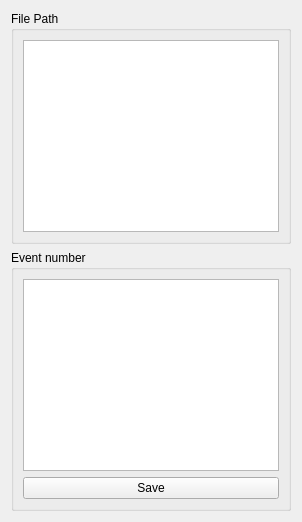
      <widget class="QWidget" name="tab_event_and_file_management">
       <attribute name="title">
        <string>Event and File Management</string>
       </attribute>
       <layout class="QGridLayout" name="gridLayout_9">
        <item row="0" column="0">
         <widget class="QGroupBox" name="groupBox_2">
          <property name="title">
           <string>File Path</string>
          </property>
          <layout class="QGridLayout" name="gridLayout_11">
           <item row="0" column="0">
            <widget class="QTableWidget" name="tableWidget_file_path">
             <property name="editTriggers">
              <set>QAbstractItemView::NoEditTriggers</set>
             </property>
             <attribute name="horizontalHeaderStretchLastSection">
              <bool>true</bool>
             </attribute>
            </widget>
           </item>
          </layout>
         </widget>
        </item>
        <item row="1" column="0">
         <widget class="QGroupBox" name="groupBox_event_number">
          <property name="title">
           <string>Event number</string>
          </property>
          <layout class="QGridLayout" name="gridLayout_10">
           <item row="0" column="0">
            <widget class="QTableWidget" name="tableWidget_task_event_number">
             <attribute name="horizontalHeaderStretchLastSection">
              <bool>true</bool>
             </attribute>
            </widget>
           </item>
           <item row="1" column="0">
            <widget class="QPushButton" name="pushButton_save_event_number">
             <property name="text">
              <string>Save</string>
             </property>
            </widget>
           </item>
          </layout>
         </widget>
        </item>
       </layout>
      </widget>
